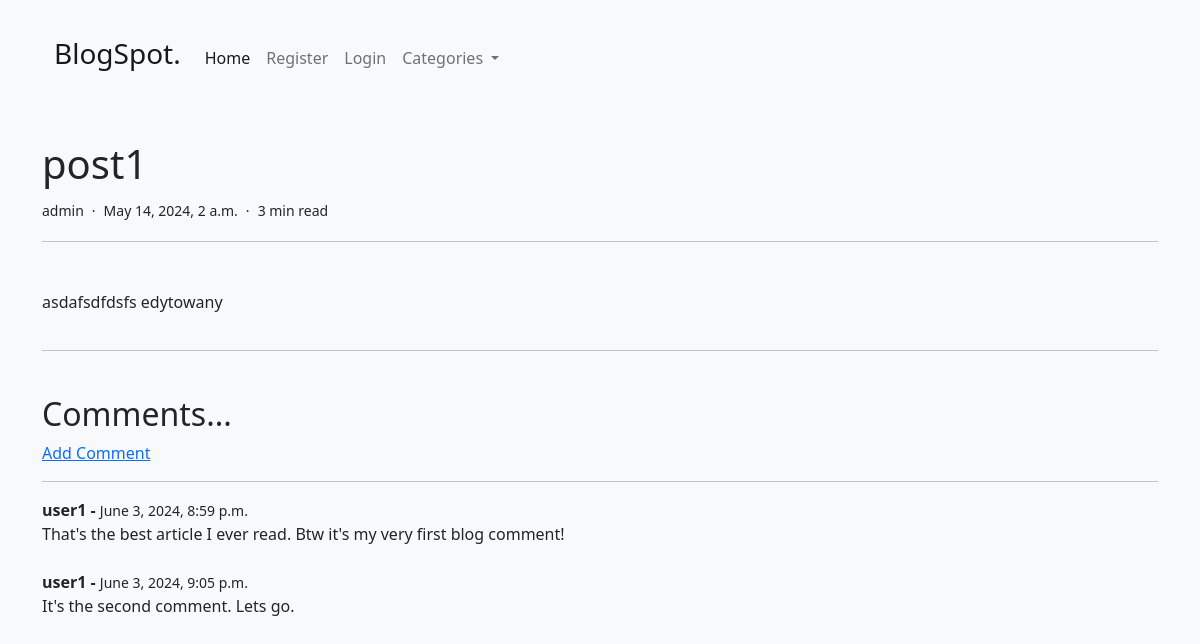
The app's page /article/1/ with its own data.
### theblog/models.py (models this page shows, shortened)
class Post(models.Model):
    title = models.CharField(max_length=255)  # Tytuł posta
    header_image = models.ImageField(null=True, blank=True, upload_to="images/")  # Obraz nagłówkowy
    author = models.ForeignKey(User, on_delete=models.CASCADE)  # Powiązanie z autorem (użytkownikiem)
    body = RichTextField(blank=True, null=True)  # Treść posta
    post_date = models.DateTimeField(auto_now_add=True)  # Data utworzenia posta
    category = models.CharField(max_length=255, default='other')  # Kategoria posta
    isPrivate = models.BooleanField(default=False)  # Flaga prywatności posta

class Comment(models.Model):
    post = models.ForeignKey(Post, related_name="comments", on_delete=models.CASCADE)  # Powiązanie z postem
    author = models.CharField(max_length=255)  # Autor komentarza
    body = models.TextField()  # Treść komentarza
    date_added = models.DateTimeField(auto_now_add=True)  # Data dodania komentarza

### theblog/views.py (the view)
# urls.py: path('article/<int:pk>/', ArticleDetailView.as_view(), name='article-detail'),
class ArticleDetailView(DetailView):
    model = Post
    template_name = 'article_details.html'
    def get_context_data(self, *args, **kwargs):
        cat_menu = Category.objects.all()
        context = super(ArticleDetailView, self).get_context_data(*args, **kwargs)
        context["cat_menu"] = cat_menu
        return context

### theblog/models.py (called while the page is built)
    def __str__(self):
        return self.name  # Reprezentacja tekstowa obiektu

### theblog/templates/article_details.html (shortened to what this page needs)
{% extends 'base.html' %}
{% block content %}
{% include 'navbar.html' %}
{% if not post.isPrivate or user == post.author %}
    <div class="d-flex flex-column bd-highlight mb-3 gap-1">
        <h1>{{ post.title }}</h1>
        <div class="d-flex gap-2">
                <small>{{ post.author }}</small>
                <small>·</small>
                <small>{{ post.post_date }}</small>
                <small>·</small>
                <small>3 min read</small>
        </div>
        <hr>
        <br/>
    <div class="d-flex flex-column gap-1">
      <p style="word-wrap: break-word; max-width: 100%;">{{ post.body|safe }}</p>
    </div>
    <hr>
    <div class="mt-4 mb-4">
      <h2>Comments...</h2>
      {% if not post.comments.all %}
        No Comments Yet...
        <a href="{% url 'add_comment' post.pk %}"> Add Comment</a>
      {% else %}
        <a href="{% url 'add_comment' post.pk %}"> Add Comment</a>
        <br/>
        <hr>
        {% for comment in post.comments.all %}
          <strong>{{ comment.author }} -</strong>
          <small>{{ comment.date_added }}</small>
          <br/>
          {{ comment.body }}
          <br><br>
        {% endfor %}
      {% endif %}
    </div>
  {% endif %}
    </div>
{% endblock %}

### records on screen
Post: title "post1", author "admin", post_date "May 14, 2024, 2 a.m.", body "asdafsdfdsfs edytowany"
Comment: author "user1", date_added "June 3, 2024, 8:59 p.m.", body "That's the best article I ever read. Btw it's my very first blog comment!"
Comment: author "user1", date_added "June 3, 2024, 9:05 p.m.", body "It's the second comment. Lets go."
